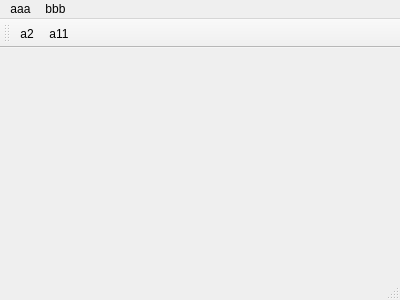
<?xml version="1.0" encoding="UTF-8"?>
<ui version="4.0">
 <class>MainWindow</class>
 <widget class="QMainWindow" name="MainWindow">
  <property name="geometry">
   <rect>
    <x>0</x>
    <y>0</y>
    <width>400</width>
    <height>300</height>
   </rect>
  </property>
  <property name="windowTitle">
   <string>MainWindow</string>
  </property>
  <widget class="QWidget" name="centralWidget"/>
  <widget class="QMenuBar" name="menuBar">
   <property name="geometry">
    <rect>
     <x>0</x>
     <y>0</y>
     <width>400</width>
     <height>23</height>
    </rect>
   </property>
   <widget class="QMenu" name="menuaaa">
    <property name="title">
     <string>aaa</string>
    </property>
    <widget class="QMenu" name="menua1">
     <property name="title">
      <string>a1</string>
     </property>
     <addaction name="actiona11"/>
     <addaction name="actiona12"/>
     <addaction name="actiona13"/>
    </widget>
    <addaction name="menua1"/>
    <addaction name="actiona2"/>
   </widget>
   <widget class="QMenu" name="menubbb">
    <property name="title">
     <string>bbb</string>
    </property>
   </widget>
   <addaction name="menuaaa"/>
   <addaction name="menubbb"/>
  </widget>
  <widget class="QToolBar" name="mainToolBar">
   <attribute name="toolBarArea">
    <enum>TopToolBarArea</enum>
   </attribute>
   <attribute name="toolBarBreak">
    <bool>false</bool>
   </attribute>
   <addaction name="actiona2"/>
   <addaction name="actiona11"/>
  </widget>
  <widget class="QStatusBar" name="statusBar"/>
  <action name="actiona11">
   <property name="text">
    <string>a11</string>
   </property>
  </action>
  <action name="actiona12">
   <property name="text">
    <string>a12</string>
   </property>
  </action>
  <action name="actiona13">
   <property name="text">
    <string>a13</string>
   </property>
  </action>
  <action name="actiona2">
   <property name="text">
    <string>a2</string>
   </property>
  </action>
  <action name="actionmy1">
   <property name="text">
    <string>my1</string>
   </property>
  </action>
  <action name="actionmy2">
   <property name="text">
    <string>my2</string>
   </property>
  </action>
 </widget>
 <layoutdefault spacing="6" margin="11"/>
 <resources/>
 <connections/>
</ui>
